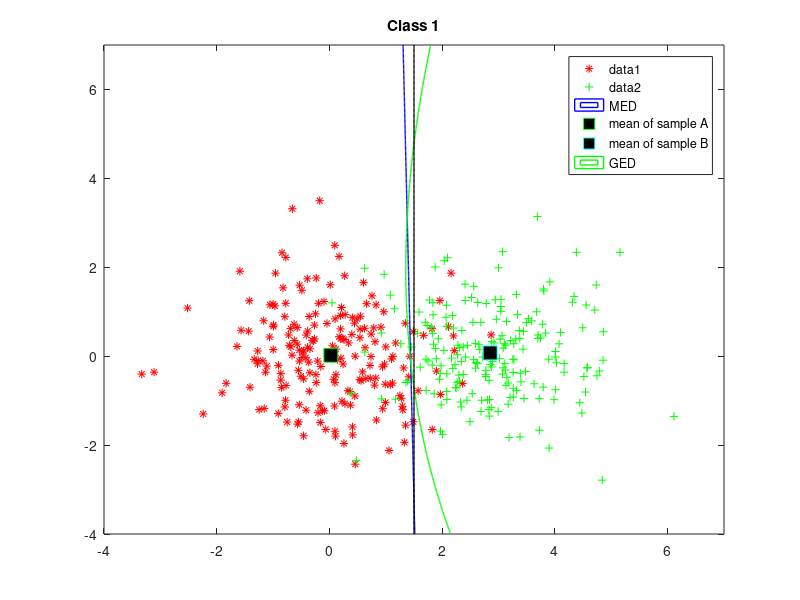

This chart was generated by the following MATLAB code: (Note: this script raises an error after producing the figure.)
%% SYDE 675 LAB_1
clear all; close all; clc;

%% class 1
muAClass1 = [0,0];
sigmaAClass1 = [1,0; 0,1];
muBClass1 = [3,0];
sigmaBClass1 = [1,0; 0,1];

%% load data
rAClass1 = mvnrnd(muAClass1, sigmaAClass1, 200);
rBClass1 = mvnrnd(muBClass1, sigmaBClass1, 200);
h3 = figure
plot(rAClass1(:,1),rAClass1(:,2),'r*');
hold on
plot(rBClass1(:,1),rBClass1(:,2),'g+'); 
title('Class 1');

%% MED
meanClass1A = mean(rAClass1)
meanClass1B = mean(rBClass1)
u = linspace(-4, 7, 400);
v = linspace(-4, 7, 400);
z = zeros(length(u), length(v));
for i = 1:length(u)
        for j = 1:length(v)
            z(i,j) = ((u(i)- meanClass1A(1))^2 + (v(j)- meanClass1A(2))^2)...
                - ((u(i)- meanClass1B(1))^2 + (v(j)- meanClass1B(2))^2);
        end
end
z = z';
contour(u,v,z,[0, 0], 'LineWidth', 1,'LineColor','b','DisplayName','MED');

plot(meanClass1A(1),meanClass1A(2),'gs','MarkerSize',10,'MarkerFaceColor',...
    [0,0,0],...
    'DisplayName','mean of sample A');
plot(meanClass1B(1),meanClass1B(2),'cs','MarkerSize',10,'MarkerFaceColor',...
    [0,0,0],...
    'DisplayName','mean of sample B');

%% GED
u1 = linspace(-4, 7, 400);
v1 = linspace(-4, 7, 400);
valClass1A = cov(rAClass1)
valClass1B = cov(rBClass1)
z1 = zeros(length(u1), length(v1));
for i = 1:length(u1)
     for j = 1:length(v1)
         z1(i,j) = ([u1(i) v1(j)]- meanClass1A)*inv(valClass1A)*([u1(i) v1(j)]...
             - meanClass1A)'- ([u1(i) v1(j)]- meanClass1B)*inv(valClass1B)...
             *([u1(i) v1(j)]- meanClass1B)';
             
     end
end
z1 = z1';
contour(u1,v1,z1,[0, 0], 'LineWidth', 1,'LineColor','g','DisplayName','GED'); 
legend('show');

%% MAP

u2 = linspace(-4, 7, 400);
v2 = linspace(-4, 7, 400);
z2 = zeros(length(u2), length(v2));
for i = 1:length(u2)
     for j = 1:length(v2)      
         z2(i,j) = 1/(2*pi*(abs(det(sigmaAClass1)))^0.5)*exp(-0.5*([u2(i) v2(j)]...
             - muAClass1)*inv(sigmaAClass1)*([u2(i) v2(j)]- muAClass1)')...
             - 1/(2*pi*(abs(det(sigmaBClass1)))^0.5)*exp(-0.5*([u2(i) v2(j)] ...
             - muBClass1)*inv(sigmaBClass1)*([u2(i) v2(j)]- muBClass1)');
     end
end
z2 = z2';
contour(u2,v2,z2,[0, 0], 'LineWidth', 1,'LineColor','k','DisplayName','MAP'); 
legend('show');

%% 5-nn
u5 = linspace(-5, 8, 100);
v5 = linspace(-6, 6, 100);
X1 = zeros(400,2);
Y1 = zeros(400,1);
X1 = [rAClass1; rBClass1];
Y1(1:200) = 1;
Y1(201:400) = 2;
mdl1 = fitcknn(X1,Y1,'NumNeighbors',5);
for i = 1:length(u5)
     for j = 1:length(v5)     
         label1(i,j) = predict(mdl1,[u5(i),v5(j)]) - 2;
     end
end
label1 = label1';

hold on

contour(u5,v5,label1,[0, 0], 'LineWidth', 1,'LineColor','y','DisplayName','5-NN'); 
legend('show');

saveas(h3,'class3_error_5NN.png');

%% error 5NN
Class = [rAClass1;rBClass1];
Class(1:200,3) = 1;
Class(201:400,3) = 2;
error_5NN1 = zeros(40,1);
label = zeros(length(Class),1);

for n = 1:40
    % choose 10 samples from class A and B 
    v = 5*n;
    u = (5*n-4);
    sample1A = rAClass1(u:v,:);
    sample1B = rBClass1(u:v,:);
    sample = [sample1A;sample1B];
    % add labels
    sample(1:5,3) = 1;
    sample(6:10,3) = 2;    
    % training 
    mdl = fitcknn(sample(:,1:2),sample(:,3),'NumNeighbors', 5);
    
    for i = 1:400 
         label(i) = predict(mdl,[Class(i,1),Class(i,2)]);
    end
    
label(u:v,:) = Class(u:v,3);
label(200+u:200+v) = Class(200+u:200+v,3);
error_5NN1(n) = sum(abs(label(1:200)-1)+abs(label(201:400)-2))/380;
end

muError_5NN1 = mean(error_5NN1);
varError_5NN1 = std(error_5NN1);